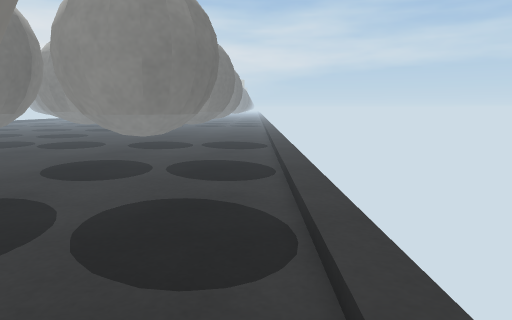
View 1 (above)

24 first-person views from a walk through a 3-D level made in the Unity game engine. The camera is 0.58 m above the floor, tilts 8° down and sees 70° across. The floor is counted in squares, 0.25 m on a side. Each view is taken from the middle of a square. On the plan, view 1 faces up. The plan holds only what a view shows up to about 20 squares ahead; the rest is blank. The place goes on beyond the plan. The player is left out. Surface patterns are stand-ins for the level's own textures.

View 2
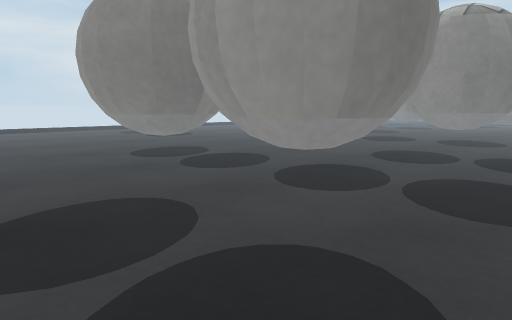

View 3
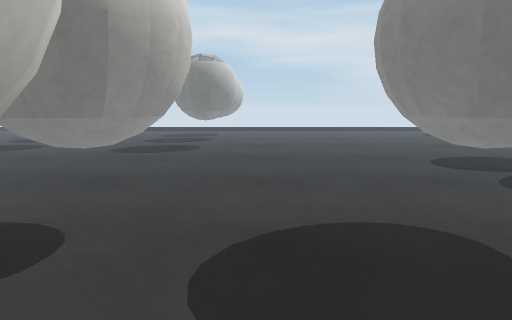

View 4
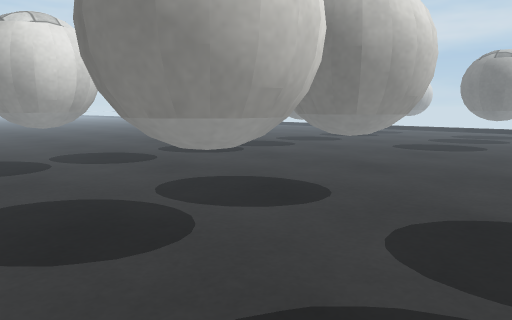

View 5
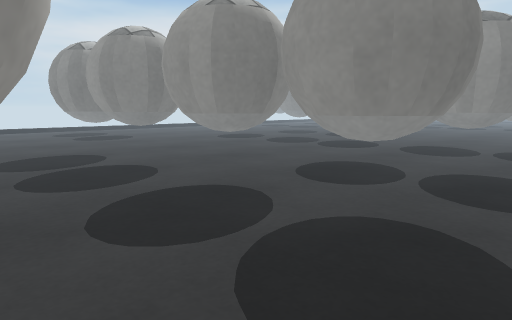

View 6
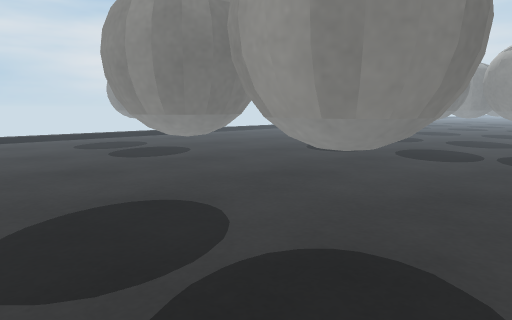

View 7
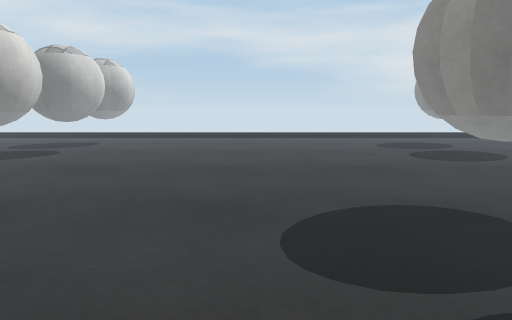

View 8
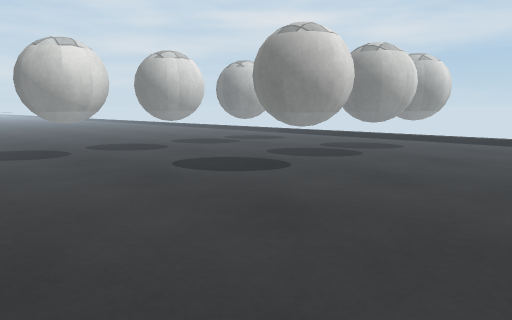

View 9
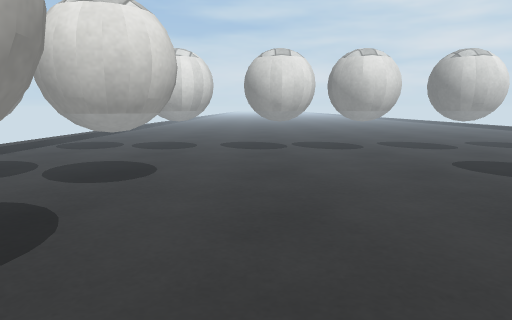

View 10
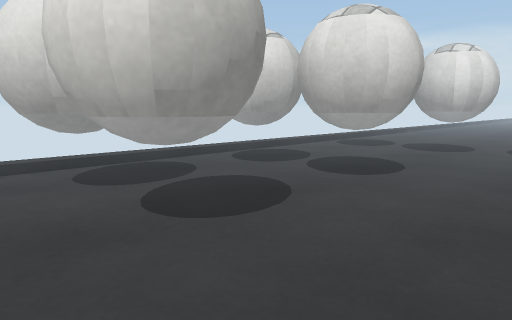

View 11
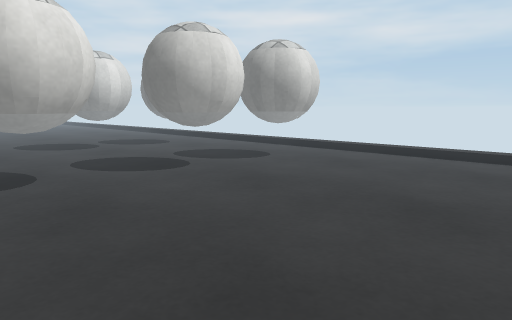

View 12
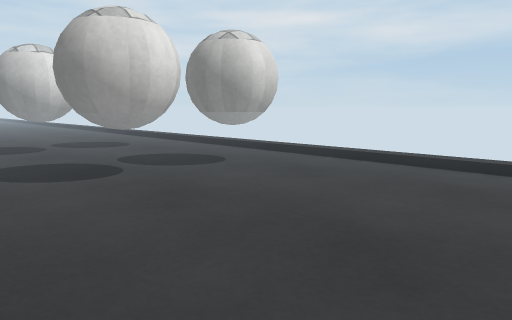

View 13
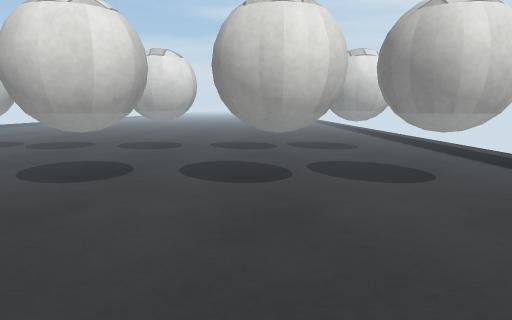

View 14
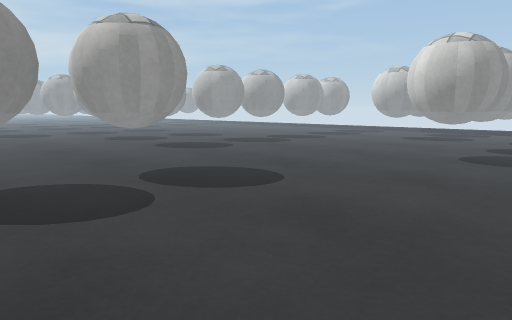

View 15
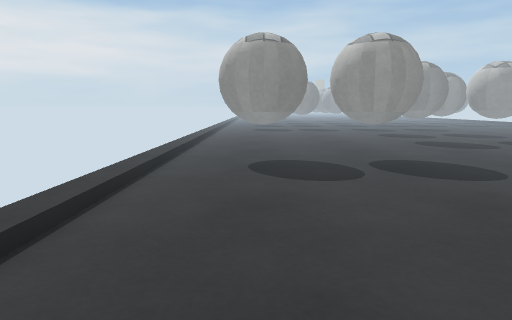

View 16
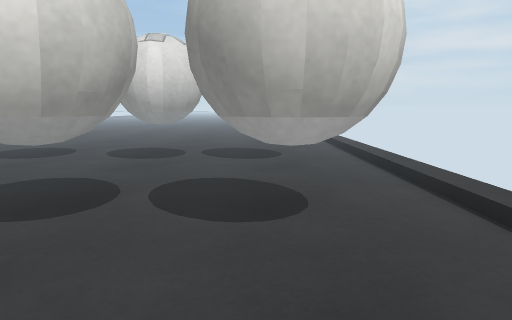

View 17
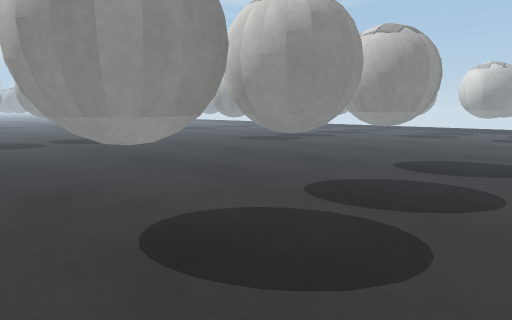

View 18
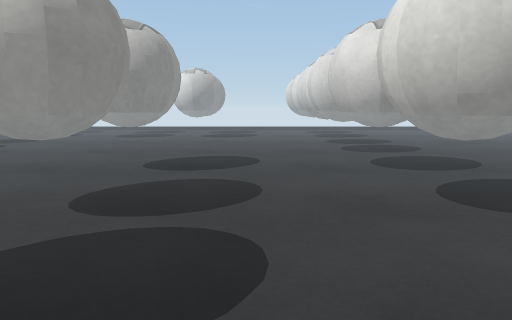

View 19
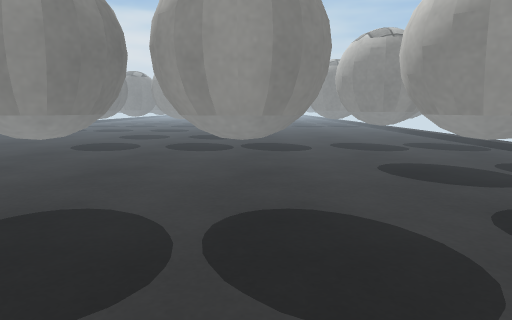

View 20
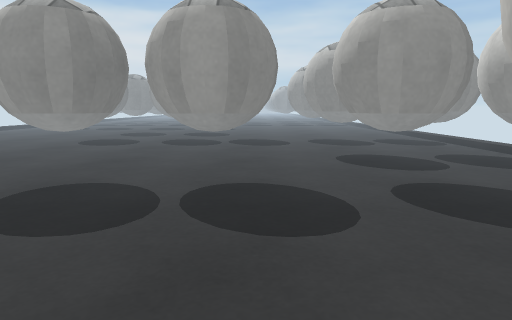

View 21
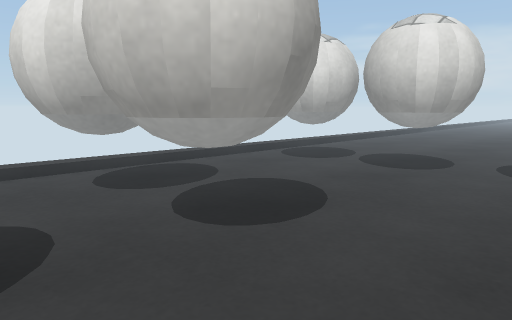

View 22
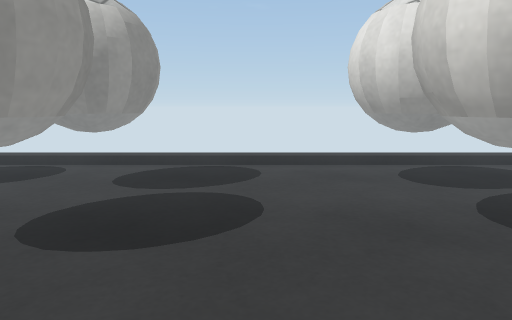

View 23
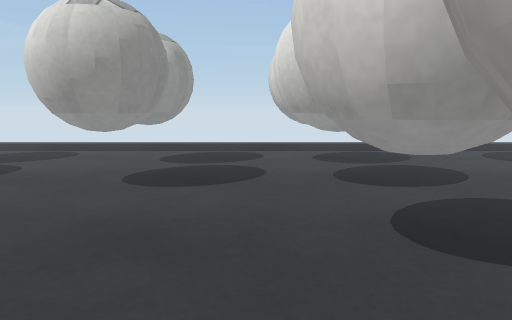

View 24
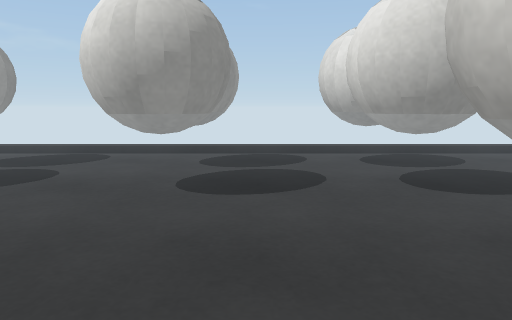

### Floor plan
Key: @ floor where view 1 was taken; . floor; / step, stairs or slope; B white ball.
Columns run from 38 left of view 1 to 1 right of it. Each row starts with its distance up from view 1.
 20      ................................../
 19 ..   ...  ....................  ... .../
 18 ..    .    ..................BB       ./
 17 .     BBB  .................BBB   BBBB./
 16 .BBBBBBBBBB.................BBBB  BBBB./
 15 ..BBBB.BBBB..................BBB .BBB../
 14 ......................................./
 13 ......................................./
 12 ......................................./
 11 ...................BBB.BBBB..BBBB.BB ../
 10 ..................BBBBBBBBBBBBBBBBBBBB./
  9 ..................BBBBBBBBBBBBBBBBBBBB./
  8 ...................BBB.BBBB..BBBB.BBBB./
  7 ......................................./
  6 ......................................./
  5 ......................................./
  4 ......................................./
  3 .............................BBB..BBB../
  2 .............................BBBBBBBBB./
  1 ............................BBBBB BBBB./
  0 .............................BBBB BBBB@/
 -1 ..............................BB..BBB../
 -2 ......................................./
 -3 ......................................./
 -4 ...BB...BB....BB..............BB..BBB../
 -5 ..BBBB.BBBB..BBBB............BBBBBBBBB./
 -6 .BBBBBBBBBB.BBBBB...........BBBBBBBBBB./
 -7 ..BBBB.BBBB.BBBBB............BBBBBBB B./
 -8 ..BBB..BBB...BBB.............BBB..BBB../
 -9 ......................................./
-10 ......................................./
-11 ......................................./
-12 ......................................./
-13 ......................................./
-14 ..BBB..BBB...BBB...BBB..BBB..BBBB.BBB../
-15   BBBBBBBBB.BBBBB.BBBBBBBBBB.BBBBBBBB ./

Positions as (right, up) in squares from view 1, and headings:
1: (0, 0), facing up
2: (1, -4), facing up-left
3: (-1, -3), facing left
4: (1, -1), facing down-left
5: (1, 2), facing up-left
6: (-10, 4), facing up-left
7: (-10, 4), facing left
8: (-12, 3), facing down-left
9: (-12, 5), facing down
10: (-14, 5), facing down-right
11: (-21, 6), facing down-left
12: (-24, 6), facing down-left
13: (-29, 5), facing down
14: (-36, 4), facing up-right
15: (-35, 0), facing up
16: (-34, 1), facing down
17: (-38, -13), facing up-right
18: (-38, -11), facing right
19: (-13, 1), facing up
20: (-12, -2), facing up
21: (-13, -2), facing down-right
22: (-14, -11), facing right
23: (-19, 12), facing right
24: (-18, 14), facing right
